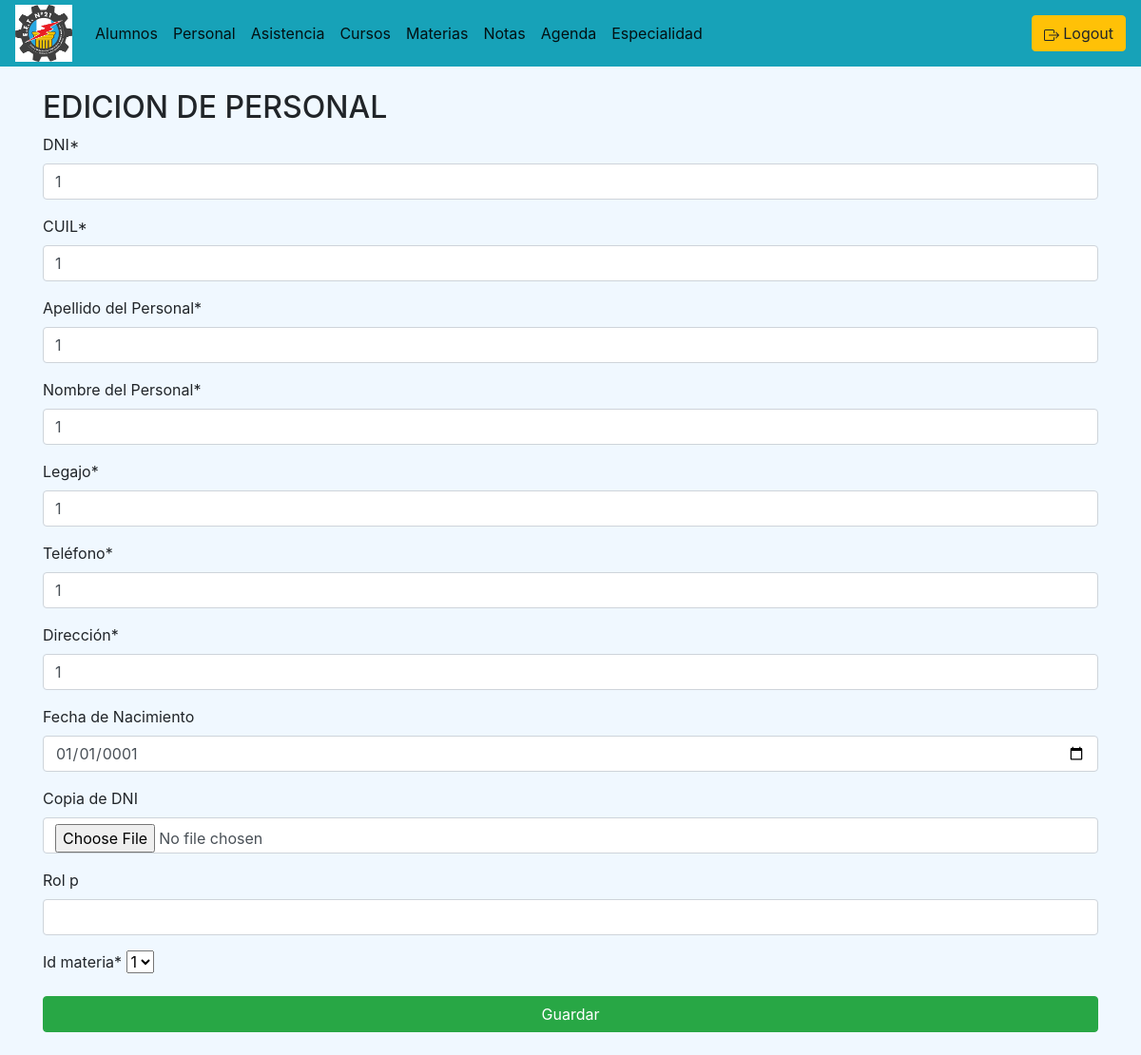
The app's page /personal/editarPersonal/1/ (signed in) with its own data.
### personal/models.py (models this page shows, shortened)
class Personal(models.Model):
    id_personal = models.AutoField(primary_key=True)
    dni_p = models.CharField(max_length=9)
    cuil_p = models.CharField(max_length=15)
    apellido_p = models.CharField(max_length=50)
    nombre_p = models.CharField(max_length=50)
    legajo_p = models.CharField(max_length=10, blank=True, null=True)
    telefono_p = models.CharField(max_length=20, blank=True, null=True)
    direccion_p = models.CharField(max_length=50, blank=True, null=True)
    fecha_nac_p = models.DateField(blank=True, null=True)
    copiaDNI_p = models.ImageField(upload_to='personal/images/', blank=True, null=True)
    rol_p = models.CharField(max_length=50, blank=True, null=True)
    id_materia = models.ForeignKey(materia_models.Materia, on_delete=models.CASCADE, default=0)

### materia/models.py (models this page shows)
class Materia(models.Model):
    id_materia = models.AutoField(primary_key=True)
    nombreMateria = models.CharField(max_length=50)
    id_especialidad = models.ForeignKey(especialidad_models.Especialidad, on_delete=models.CASCADE, null=True)
    def __str__(self):
        texto = "{0}"
        return texto.format(self.nombreMateria)

### personal/views.py (the view)
# urls.py: path('editarPersonal/<id_personal>/', views.editarPersonal, name='editar_personal'),
def editarPersonal(request, id_personal):
    queryset = Personal.objects.get(id_personal=id_personal)
    personal_form_update = PersonalFormUpdate(instance=queryset)
    if request.method == 'POST':
        personal_form_update = PersonalFormUpdate(request.POST, instance=queryset)
        if personal_form_update.is_valid():
            personal_form_update.save()
            return redirect('/personal')
    context = {
		'personal_form_update':personal_form_update,
	}
    return render(request, 'edicionPersonal.html', context)

### personal/forms.py
class PersonalFormUpdate(forms.ModelForm):
    def __init__(self, *args, **kwargs):
        super().__init__(*args, **kwargs)
        self.fields['fecha_nac_p'].widget = forms.widgets.DateInput(
            attrs={
                'type': 'date', 'placeholder': 'yyyy-mm-dd (DOB)',
                'class': 'form-control'
            }
        )
        self.fields['copiaDNI_p'].required = False
        self.fields['fecha_nac_p'].required = False
    dni_p = forms.CharField(label="DNI")
    cuil_p = forms.CharField(label="CUIL")
    apellido_p = forms.CharField(label="Apellido del Personal")
    nombre_p = forms.CharField(label="Nombre del Personal")
    copiaDNI_p = forms.ImageField(label="Copia de DNI")
    fecha_nac_p = forms.DateField(label="Fecha de Nacimiento")
    telefono_p = forms.CharField(label="Teléfono")
    direccion_p = forms.CharField(label="Dirección")
    legajo_p = forms.CharField(label="Legajo")
    class Meta:
        model = Personal
        fields = ['id_personal', 'dni_p', 'cuil_p', 'apellido_p', 'nombre_p',
                  'legajo_p', 'telefono_p', 'direccion_p', 'fecha_nac_p', 'copiaDNI_p', 'rol_p', 'id_materia']

### personal/templates/edicionPersonal.html (shortened to what this page needs)
{% extends "./base.html" %}
{% block body %}
{% load crispy_forms_tags %}
<h2>EDICION DE PERSONAL</h2>
<form action="" method="POST">
{{ personal_form_update|crispy}}
<button type="submit" class="btn btn-success btn-block text-white">
  Guardar
</button>
</form>
{% endblock %}

### records on screen
Personal: dni_p "1", cuil_p "1", apellido_p "1", nombre_p "1", legajo_p "1", telefono_p "1", direccion_p "1", fecha_nac_p "01/01/0001"
Materia: id_materia "1"
